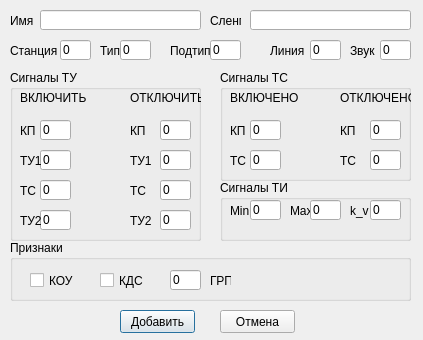
<?xml version="1.0" encoding="UTF-8"?>
<ui version="4.0">
 <class>Dialog</class>
 <widget class="QDialog" name="Dialog">
  <property name="geometry">
   <rect>
    <x>0</x>
    <y>0</y>
    <width>423</width>
    <height>340</height>
   </rect>
  </property>
  <property name="windowTitle">
   <string>Dialog</string>
  </property>
  <widget class="QLabel" name="label_6">
   <property name="geometry">
    <rect>
     <x>270</x>
     <y>40</y>
     <width>41</width>
     <height>21</height>
    </rect>
   </property>
   <property name="text">
    <string>Линия</string>
   </property>
  </widget>
  <widget class="QPushButton" name="pushButton_add">
   <property name="geometry">
    <rect>
     <x>120</x>
     <y>310</y>
     <width>75</width>
     <height>23</height>
    </rect>
   </property>
   <property name="text">
    <string>Добавить</string>
   </property>
  </widget>
  <widget class="QLabel" name="label_4">
   <property name="geometry">
    <rect>
     <x>100</x>
     <y>40</y>
     <width>21</width>
     <height>21</height>
    </rect>
   </property>
   <property name="text">
    <string>Тип</string>
   </property>
  </widget>
  <widget class="QGroupBox" name="groupBox_TS">
   <property name="geometry">
    <rect>
     <x>220</x>
     <y>70</y>
     <width>191</width>
     <height>111</height>
    </rect>
   </property>
   <property name="title">
    <string>Сигналы ТС</string>
   </property>
   <widget class="QLabel" name="label_8">
    <property name="geometry">
     <rect>
      <x>10</x>
      <y>20</y>
      <width>71</width>
      <height>16</height>
     </rect>
    </property>
    <property name="text">
     <string>ВКЛЮЧЕНО</string>
    </property>
   </widget>
   <widget class="QLabel" name="label_9">
    <property name="geometry">
     <rect>
      <x>120</x>
      <y>20</y>
      <width>71</width>
      <height>16</height>
     </rect>
    </property>
    <property name="text">
     <string>ОТКЛЮЧЕНО</string>
    </property>
   </widget>
   <widget class="QLineEdit" name="lineEdit_kptson">
    <property name="geometry">
     <rect>
      <x>30</x>
      <y>50</y>
      <width>31</width>
      <height>20</height>
     </rect>
    </property>
    <property name="text">
     <string>0</string>
    </property>
   </widget>
   <widget class="QLineEdit" name="lineEdit_tson">
    <property name="geometry">
     <rect>
      <x>30</x>
      <y>80</y>
      <width>31</width>
      <height>20</height>
     </rect>
    </property>
    <property name="text">
     <string>0</string>
    </property>
   </widget>
   <widget class="QLineEdit" name="lineEdit_kptsoff">
    <property name="geometry">
     <rect>
      <x>150</x>
      <y>50</y>
      <width>31</width>
      <height>20</height>
     </rect>
    </property>
    <property name="text">
     <string>0</string>
    </property>
   </widget>
   <widget class="QLineEdit" name="lineEdit_tsoff">
    <property name="geometry">
     <rect>
      <x>150</x>
      <y>80</y>
      <width>31</width>
      <height>20</height>
     </rect>
    </property>
    <property name="text">
     <string>0</string>
    </property>
   </widget>
   <widget class="QLabel" name="label_10">
    <property name="geometry">
     <rect>
      <x>10</x>
      <y>50</y>
      <width>21</width>
      <height>21</height>
     </rect>
    </property>
    <property name="text">
     <string>КП</string>
    </property>
   </widget>
   <widget class="QLabel" name="label_11">
    <property name="geometry">
     <rect>
      <x>10</x>
      <y>80</y>
      <width>21</width>
      <height>21</height>
     </rect>
    </property>
    <property name="text">
     <string>ТС</string>
    </property>
   </widget>
   <widget class="QLabel" name="label_12">
    <property name="geometry">
     <rect>
      <x>120</x>
      <y>50</y>
      <width>21</width>
      <height>21</height>
     </rect>
    </property>
    <property name="text">
     <string>КП</string>
    </property>
   </widget>
   <widget class="QLabel" name="label_13">
    <property name="geometry">
     <rect>
      <x>120</x>
      <y>80</y>
      <width>21</width>
      <height>21</height>
     </rect>
    </property>
    <property name="text">
     <string>ТС</string>
    </property>
   </widget>
  </widget>
  <widget class="QLabel" name="label_2">
   <property name="geometry">
    <rect>
     <x>210</x>
     <y>10</y>
     <width>31</width>
     <height>21</height>
    </rect>
   </property>
   <property name="text">
    <string>Сленг</string>
   </property>
  </widget>
  <widget class="QLabel" name="label_5">
   <property name="geometry">
    <rect>
     <x>170</x>
     <y>40</y>
     <width>41</width>
     <height>21</height>
    </rect>
   </property>
   <property name="text">
    <string>Подтип</string>
   </property>
  </widget>
  <widget class="QGroupBox" name="groupBox">
   <property name="geometry">
    <rect>
     <x>10</x>
     <y>70</y>
     <width>191</width>
     <height>171</height>
    </rect>
   </property>
   <property name="title">
    <string>Сигналы ТУ</string>
   </property>
   <widget class="QLabel" name="label_14">
    <property name="geometry">
     <rect>
      <x>10</x>
      <y>20</y>
      <width>71</width>
      <height>16</height>
     </rect>
    </property>
    <property name="text">
     <string>ВКЛЮЧИТЬ</string>
    </property>
   </widget>
   <widget class="QLabel" name="label_15">
    <property name="geometry">
     <rect>
      <x>120</x>
      <y>50</y>
      <width>21</width>
      <height>21</height>
     </rect>
    </property>
    <property name="text">
     <string>КП</string>
    </property>
   </widget>
   <widget class="QLineEdit" name="lineEdit_kptuon">
    <property name="geometry">
     <rect>
      <x>30</x>
      <y>50</y>
      <width>31</width>
      <height>20</height>
     </rect>
    </property>
    <property name="text">
     <string>0</string>
    </property>
   </widget>
   <widget class="QLabel" name="label_16">
    <property name="geometry">
     <rect>
      <x>120</x>
      <y>20</y>
      <width>71</width>
      <height>16</height>
     </rect>
    </property>
    <property name="text">
     <string>ОТКЛЮЧИТЬ</string>
    </property>
   </widget>
   <widget class="QLineEdit" name="lineEdit_tu1on">
    <property name="geometry">
     <rect>
      <x>30</x>
      <y>80</y>
      <width>31</width>
      <height>20</height>
     </rect>
    </property>
    <property name="text">
     <string>0</string>
    </property>
   </widget>
   <widget class="QLabel" name="label_17">
    <property name="geometry">
     <rect>
      <x>10</x>
      <y>50</y>
      <width>21</width>
      <height>21</height>
     </rect>
    </property>
    <property name="text">
     <string>КП</string>
    </property>
   </widget>
   <widget class="QLabel" name="label_18">
    <property name="geometry">
     <rect>
      <x>10</x>
      <y>80</y>
      <width>21</width>
      <height>21</height>
     </rect>
    </property>
    <property name="text">
     <string>ТУ1</string>
    </property>
   </widget>
   <widget class="QLineEdit" name="lineEdit_kptuoff">
    <property name="geometry">
     <rect>
      <x>150</x>
      <y>50</y>
      <width>31</width>
      <height>20</height>
     </rect>
    </property>
    <property name="text">
     <string>0</string>
    </property>
   </widget>
   <widget class="QLineEdit" name="lineEdit_tstuon">
    <property name="geometry">
     <rect>
      <x>30</x>
      <y>110</y>
      <width>31</width>
      <height>20</height>
     </rect>
    </property>
    <property name="text">
     <string>0</string>
    </property>
   </widget>
   <widget class="QLabel" name="label_20">
    <property name="geometry">
     <rect>
      <x>10</x>
      <y>110</y>
      <width>21</width>
      <height>21</height>
     </rect>
    </property>
    <property name="text">
     <string>ТС</string>
    </property>
   </widget>
   <widget class="QLineEdit" name="lineEdit_tu2on">
    <property name="geometry">
     <rect>
      <x>30</x>
      <y>140</y>
      <width>31</width>
      <height>20</height>
     </rect>
    </property>
    <property name="text">
     <string>0</string>
    </property>
   </widget>
   <widget class="QLabel" name="label_21">
    <property name="geometry">
     <rect>
      <x>10</x>
      <y>140</y>
      <width>21</width>
      <height>21</height>
     </rect>
    </property>
    <property name="text">
     <string>ТУ2</string>
    </property>
   </widget>
   <widget class="QLabel" name="label_23">
    <property name="geometry">
     <rect>
      <x>120</x>
      <y>110</y>
      <width>21</width>
      <height>21</height>
     </rect>
    </property>
    <property name="text">
     <string>ТС</string>
    </property>
   </widget>
   <widget class="QLabel" name="label_19">
    <property name="geometry">
     <rect>
      <x>120</x>
      <y>80</y>
      <width>21</width>
      <height>21</height>
     </rect>
    </property>
    <property name="text">
     <string>ТУ1</string>
    </property>
   </widget>
   <widget class="QLineEdit" name="lineEdit_tstuoff">
    <property name="geometry">
     <rect>
      <x>150</x>
      <y>110</y>
      <width>31</width>
      <height>20</height>
     </rect>
    </property>
    <property name="text">
     <string>0</string>
    </property>
   </widget>
   <widget class="QLineEdit" name="lineEdit_tu2off">
    <property name="geometry">
     <rect>
      <x>150</x>
      <y>140</y>
      <width>31</width>
      <height>20</height>
     </rect>
    </property>
    <property name="text">
     <string>0</string>
    </property>
   </widget>
   <widget class="QLineEdit" name="lineEdit_tu1off">
    <property name="geometry">
     <rect>
      <x>150</x>
      <y>80</y>
      <width>31</width>
      <height>20</height>
     </rect>
    </property>
    <property name="text">
     <string>0</string>
    </property>
   </widget>
   <widget class="QLabel" name="label_22">
    <property name="geometry">
     <rect>
      <x>120</x>
      <y>140</y>
      <width>21</width>
      <height>21</height>
     </rect>
    </property>
    <property name="text">
     <string>ТУ2</string>
    </property>
   </widget>
  </widget>
  <widget class="QLabel" name="label_3">
   <property name="geometry">
    <rect>
     <x>10</x>
     <y>40</y>
     <width>51</width>
     <height>21</height>
    </rect>
   </property>
   <property name="text">
    <string>Станция</string>
   </property>
  </widget>
  <widget class="QLineEdit" name="lineEdit_type">
   <property name="geometry">
    <rect>
     <x>120</x>
     <y>40</y>
     <width>31</width>
     <height>20</height>
    </rect>
   </property>
   <property name="text">
    <string>0</string>
   </property>
  </widget>
  <widget class="QLabel" name="label_7">
   <property name="geometry">
    <rect>
     <x>350</x>
     <y>40</y>
     <width>31</width>
     <height>21</height>
    </rect>
   </property>
   <property name="text">
    <string>Звук</string>
   </property>
  </widget>
  <widget class="QLineEdit" name="lineEdit_slang">
   <property name="geometry">
    <rect>
     <x>250</x>
     <y>10</y>
     <width>161</width>
     <height>20</height>
    </rect>
   </property>
  </widget>
  <widget class="QPushButton" name="pushButton_cancel">
   <property name="geometry">
    <rect>
     <x>220</x>
     <y>310</y>
     <width>75</width>
     <height>23</height>
    </rect>
   </property>
   <property name="text">
    <string>Отмена</string>
   </property>
  </widget>
  <widget class="QLineEdit" name="lineEdit_name">
   <property name="geometry">
    <rect>
     <x>40</x>
     <y>10</y>
     <width>161</width>
     <height>20</height>
    </rect>
   </property>
  </widget>
  <widget class="QLineEdit" name="lineEdit_line">
   <property name="geometry">
    <rect>
     <x>310</x>
     <y>40</y>
     <width>31</width>
     <height>20</height>
    </rect>
   </property>
   <property name="text">
    <string>0</string>
   </property>
  </widget>
  <widget class="QLabel" name="label">
   <property name="geometry">
    <rect>
     <x>10</x>
     <y>10</y>
     <width>31</width>
     <height>21</height>
    </rect>
   </property>
   <property name="text">
    <string>Имя</string>
   </property>
  </widget>
  <widget class="QGroupBox" name="groupBox_2">
   <property name="geometry">
    <rect>
     <x>220</x>
     <y>180</y>
     <width>191</width>
     <height>61</height>
    </rect>
   </property>
   <property name="title">
    <string>Сигналы ТИ</string>
   </property>
   <widget class="QLabel" name="label_24">
    <property name="geometry">
     <rect>
      <x>10</x>
      <y>20</y>
      <width>21</width>
      <height>21</height>
     </rect>
    </property>
    <property name="text">
     <string>Min</string>
    </property>
   </widget>
   <widget class="QLineEdit" name="lineEdit_min_value">
    <property name="geometry">
     <rect>
      <x>30</x>
      <y>20</y>
      <width>31</width>
      <height>20</height>
     </rect>
    </property>
    <property name="text">
     <string>0</string>
    </property>
   </widget>
   <widget class="QLabel" name="label_25">
    <property name="geometry">
     <rect>
      <x>70</x>
      <y>20</y>
      <width>21</width>
      <height>21</height>
     </rect>
    </property>
    <property name="text">
     <string>Max</string>
    </property>
   </widget>
   <widget class="QLineEdit" name="lineEdit_max_value">
    <property name="geometry">
     <rect>
      <x>90</x>
      <y>20</y>
      <width>31</width>
      <height>20</height>
     </rect>
    </property>
    <property name="text">
     <string>0</string>
    </property>
   </widget>
   <widget class="QLineEdit" name="lineEdit_k_value">
    <property name="geometry">
     <rect>
      <x>150</x>
      <y>20</y>
      <width>31</width>
      <height>20</height>
     </rect>
    </property>
    <property name="text">
     <string>0</string>
    </property>
   </widget>
   <widget class="QLabel" name="label_26">
    <property name="geometry">
     <rect>
      <x>130</x>
      <y>20</y>
      <width>21</width>
      <height>21</height>
     </rect>
    </property>
    <property name="text">
     <string>k_v</string>
    </property>
   </widget>
  </widget>
  <widget class="QGroupBox" name="groupBox_3">
   <property name="geometry">
    <rect>
     <x>10</x>
     <y>240</y>
     <width>401</width>
     <height>61</height>
    </rect>
   </property>
   <property name="title">
    <string>Признаки</string>
   </property>
   <widget class="QLineEdit" name="lineEdit_group">
    <property name="geometry">
     <rect>
      <x>160</x>
      <y>30</y>
      <width>31</width>
      <height>20</height>
     </rect>
    </property>
    <property name="text">
     <string>0</string>
    </property>
   </widget>
   <widget class="QCheckBox" name="checkBox_kou">
    <property name="geometry">
     <rect>
      <x>20</x>
      <y>30</y>
      <width>70</width>
      <height>21</height>
     </rect>
    </property>
    <property name="text">
     <string>КОУ</string>
    </property>
   </widget>
   <widget class="QCheckBox" name="checkBox_kds">
    <property name="geometry">
     <rect>
      <x>90</x>
      <y>30</y>
      <width>70</width>
      <height>21</height>
     </rect>
    </property>
    <property name="text">
     <string>КДС</string>
    </property>
   </widget>
   <widget class="QLabel" name="label_27">
    <property name="geometry">
     <rect>
      <x>200</x>
      <y>30</y>
      <width>21</width>
      <height>21</height>
     </rect>
    </property>
    <property name="text">
     <string>ГРП</string>
    </property>
   </widget>
  </widget>
  <widget class="QLineEdit" name="lineEdit_station">
   <property name="geometry">
    <rect>
     <x>60</x>
     <y>40</y>
     <width>31</width>
     <height>20</height>
    </rect>
   </property>
   <property name="text">
    <string>0</string>
   </property>
  </widget>
  <widget class="QLineEdit" name="lineEdit_ring">
   <property name="geometry">
    <rect>
     <x>380</x>
     <y>40</y>
     <width>31</width>
     <height>20</height>
    </rect>
   </property>
   <property name="text">
    <string>0</string>
   </property>
  </widget>
  <widget class="QLineEdit" name="lineEdit_subtype">
   <property name="geometry">
    <rect>
     <x>210</x>
     <y>40</y>
     <width>31</width>
     <height>20</height>
    </rect>
   </property>
   <property name="text">
    <string>0</string>
   </property>
  </widget>
 </widget>
 <resources/>
 <connections>
  <connection>
   <sender>pushButton_add</sender>
   <signal>clicked()</signal>
   <receiver>Dialog</receiver>
   <slot>accept()</slot>
   <hints>
    <hint type="sourcelabel">
     <x>157</x>
     <y>321</y>
    </hint>
    <hint type="destinationlabel">
     <x>211</x>
     <y>169</y>
    </hint>
   </hints>
  </connection>
  <connection>
   <sender>pushButton_cancel</sender>
   <signal>clicked()</signal>
   <receiver>Dialog</receiver>
   <slot>reject()</slot>
   <hints>
    <hint type="sourcelabel">
     <x>257</x>
     <y>321</y>
    </hint>
    <hint type="destinationlabel">
     <x>211</x>
     <y>169</y>
    </hint>
   </hints>
  </connection>
 </connections>
</ui>
